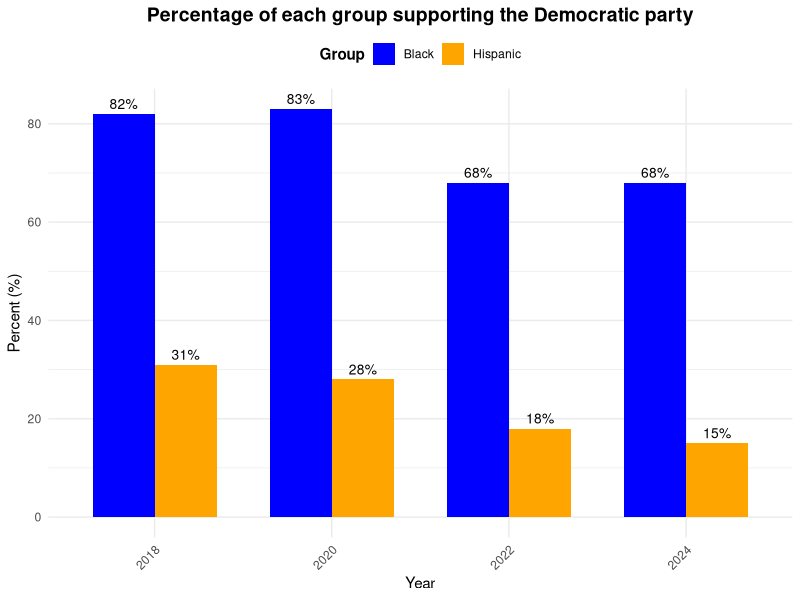

Source code (R):
## ---- chunk 1
knitr::opts_chunk$set(echo = TRUE)
## ---- chunk 2
library(ggplot2)

data <- data.frame(
  Rok = rep(c(2018, 2020, 2022, 2024), 2),
  Grupa = rep(c("Black", "Hispanic"), each = 4),
  Procent = c(82, 83, 68, 68, 31, 28, 18, 15)
)

ggplot(data, aes(x = factor(Rok), y = Procent, fill = Grupa)) +
  geom_bar(stat = "identity", position = "dodge", width = 0.7) +
  scale_fill_manual(values = c("Black" = "blue", "Hispanic" = "orange")) +
  geom_text(aes(label = sprintf("%.0f%%", Procent)), 
            position = position_dodge(width = 0.7), 
            vjust = -0.5, size = 3.5) +
  labs(
    title = "Percentage of each group supporting the Democratic party",
    x = "Year",
    y = "Percent (%)",
    fill = "Group"
  ) +
  theme_minimal() +
  theme(
    plot.title = element_text(hjust = 0.5, face = "bold", size = 14),
    plot.subtitle = element_text(hjust = 0.5, size = 10),
    axis.text.x = element_text(angle = 45, hjust = 1),
    legend.title = element_text(face = "bold"),
    legend.position = "top"
  )
